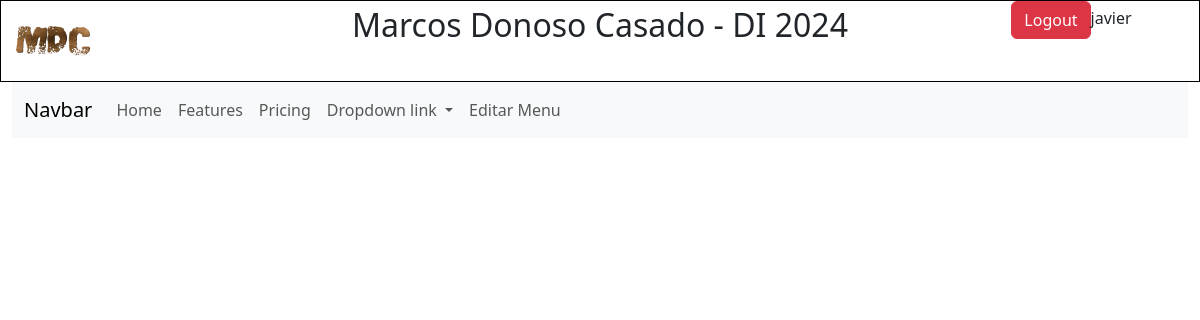
/index.php (signed in), run on the app's committed database.
### tables this page shows
CREATE TABLE `menu` (
  `id` int(11) UNSIGNED NOT NULL PRIMARY KEY AUTO_INCREMENT,
  `titulo` varchar(255) NOT NULL,
  `url` varchar(255) DEFAULT '#',
  `id_padre` int(11) UNSIGNED DEFAULT NULL,
  `posicion` int(11) UNSIGNED NOT NULL,
  `activo` tinyint(1) DEFAULT 1
);

### controladores/C_Menu.php (called while the page is built, shortened)
<?php
class C_Menu extends Controlador{
    private $modelo;
    public function __construct(){
        $this->modelo = new M_Menu();
     }
    public function cargarVistaMenu(){
        $datos=$this->modelo->obtenerMenu();
        Vista::render('vistas/Menus/V_Menu.php', $datos);
    }
}
?>

### modelos/DAO.php (called while the page is built, shortened)
<?php
    class DAO{
		private $conexion;
		public function __construct(){
			$this->conexion= new mysqli(HOST,USER,PASS,DB);
		}
        public function consultar($SQL){
			$res=$this->conexion->query($SQL,MYSQLI_USE_RESULT);
			$filas=array();
			if ($this->conexion->errno) {
					die('Error en consulta: '.$this->conexion->error.' SQL: <b>'.$SQL.'</b>');
			}else{
				while($reg=$res->fetch_assoc()){
					$filas[]=$reg;
				}
			}
			return $filas;
		}
    }
?>

### modelos/M_Menu.php (called while the page is built, shortened)
<?php
require_once 'modelos/DAO.php';
class M_Menu extends Modelo{
    public $DAO;
    public function __construct(){
        $this->DAO = new DAO();
    }
    public function obtenerMenu() {
        $sql = "SELECT * FROM menu WHERE activo = 1 ORDER BY id_padre, posicion";
        return $this->DAO->consultar($sql);
    }
}
?>

### vistas/Menus/V_Menu.php (the view, shortened to what this page needs)
<?php if (!empty($datos)): ?>
    <div class="container-fluid" id="capaMenu">
        <nav class="navbar navbar-expand-lg bg-body-tertiary">
            <div class="container-fluid">
                <a class="navbar-brand" href="#">Navbar</a>
                <div class="collapse navbar-collapse" id="navbarNavDropdown">
                    <ul class="navbar-nav me-auto">
                        <?php
                        function obtenerSubmenus($menuId, $datos)
                        {
                            $submenus = [];
                            foreach ($datos as $item) {
                                if (!empty($item['id_padre']) && $item['id_padre'] == $menuId) {
                                    $submenus[] = $item;
                                }
                            }
                            return $submenus;
                        }
                        usort($datos, function ($a, $b) {
                            return $a['posicion'] - $b['posicion'];
                        });
                        foreach ($datos as $menuItem):
                            if (empty($menuItem['id_padre'])):
                                $submenus = obtenerSubmenus($menuItem['id'], $datos);
                        ?>
                                <?php if (!empty($submenus)): ?>
                                    <li class="nav-item dropdown">
                                        <a class="nav-link dropdown-toggle" href="#" role="button" data-bs-toggle="dropdown" aria-expanded="false">
                                            <?= htmlspecialchars($menuItem['titulo']) ?>
                                        </a>
                                    </li>
                                <?php else: ?>
                                    <li class="nav-item">
                                        <a
                                            class="nav-link"
                                            href="#"
                                            onclick="<?= htmlspecialchars($menuItem['url']) ?>">
                                            <?= htmlspecialchars($menuItem['titulo']) ?>
                                        </a>
                                    </li>
                                <?php endif; ?>
                        <?php
                            endif;
                        endforeach;
                        ?>
                    </ul>
                </div>
            </div>
        </nav>
    </div>
<?php else: ?>
    <p>No hay opciones de menú disponibles.</p>
<?php endif; ?>

### data on the page
menu: titulo "Home"
menu: titulo "Features"
menu: titulo "Pricing"
menu: titulo "Dropdown link"
menu: titulo "Editar Menu"

### other printed values
$nombre "javier"
